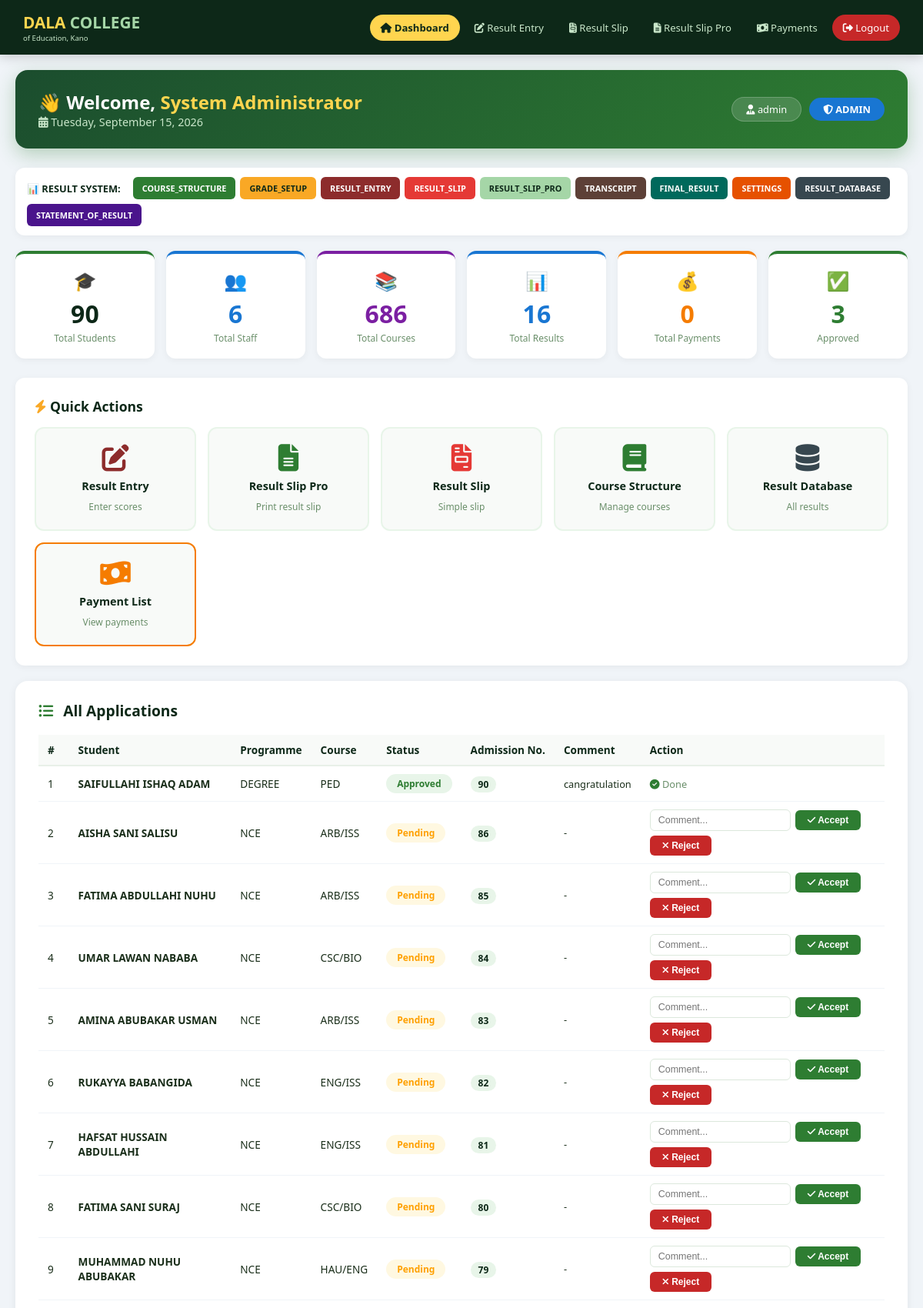
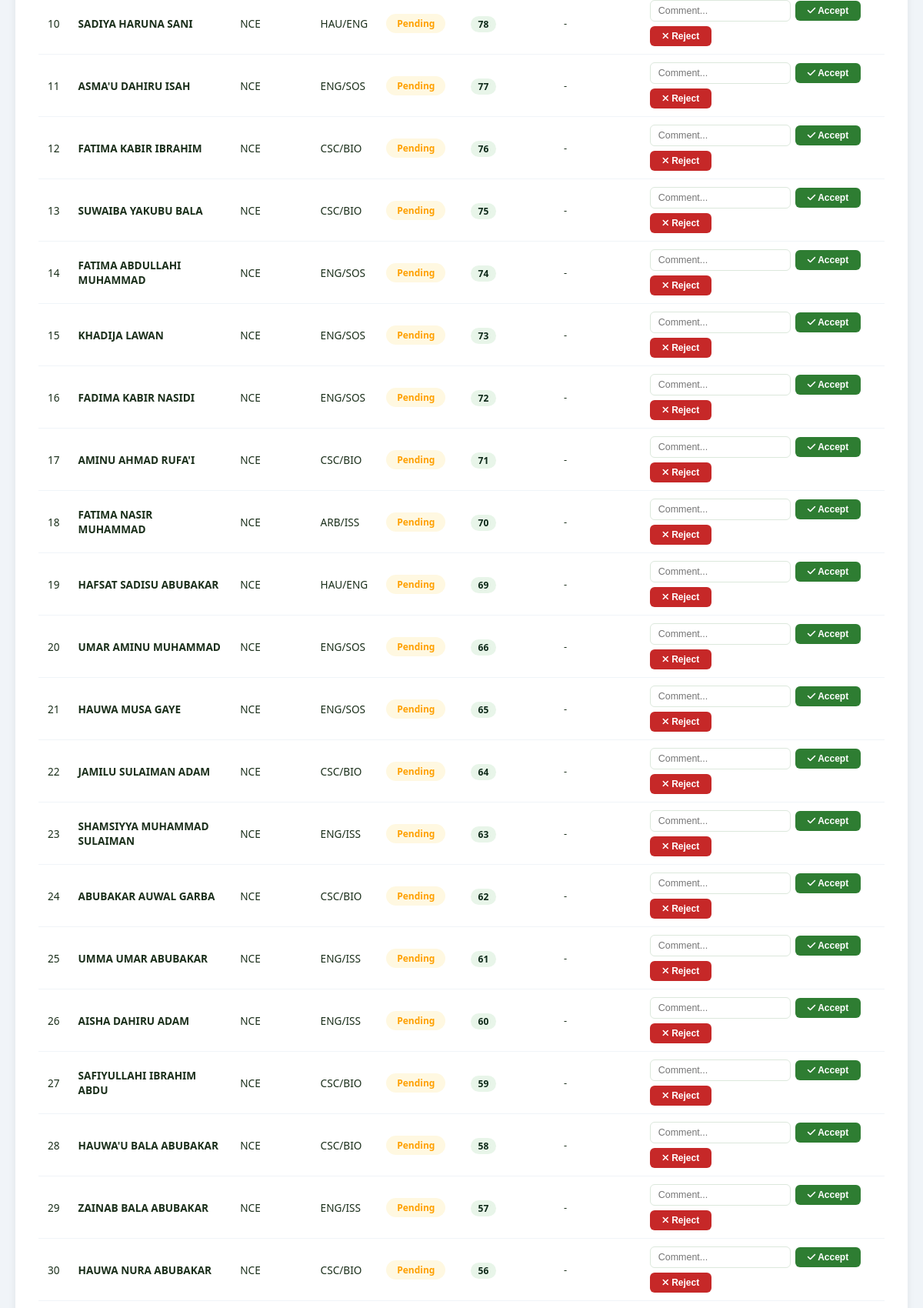
The page /staff_dashboard.php (signed in, upper part) on the database its author committed (2 pictures, top to bottom).
### tables this page shows
CREATE TABLE `staff` (
  `id` int(11) NOT NULL,
  `username` varchar(50) NOT NULL,
  `password` varchar(255) NOT NULL,
  `fullname` varchar(100) NOT NULL,
  `email` varchar(100) DEFAULT NULL,
  `staff_id` varchar(50) DEFAULT NULL,
  `phone` varchar(20) DEFAULT NULL,
  `department` varchar(100) DEFAULT NULL,
  `position` varchar(100) DEFAULT NULL,
  `role` varchar(50) NOT NULL,
  `branch_code` varchar(20) DEFAULT NULL,
  `can_accept` varchar(10) DEFAULT 'no',
  `qualification` varchar(200) DEFAULT NULL,
  `gender` enum('Male','Female','Other') DEFAULT NULL,
  `date_joined` date DEFAULT NULL,
  `photo` varchar(255) DEFAULT NULL,
  `status` enum('active','inactive','on_leave') DEFAULT 'active',
  `created_at` timestamp NOT NULL DEFAULT current_timestamp()
);

CREATE TABLE `applications` (
  `id` int(11) NOT NULL,
  `student_id` int(11) DEFAULT NULL,
  `fullname` varchar(200) NOT NULL,
  `email` varchar(100) DEFAULT NULL,
  `phone` varchar(20) DEFAULT NULL,
  `course_applied` varchar(100) DEFAULT NULL,
  `programme` varchar(50) DEFAULT NULL,
  `branch_code` varchar(20) DEFAULT NULL,
  `status` enum('pending','approved','rejected') DEFAULT 'pending',
  `notes` text DEFAULT NULL,
  `reviewed_by` varchar(100) DEFAULT NULL,
  `reviewed_at` timestamp NULL DEFAULT NULL,
  `created_at` timestamp NOT NULL DEFAULT current_timestamp(),
  `application_date` date DEFAULT NULL
);

### staff_dashboard.php (the view, shortened to what this page needs)
<?php
include 'connect.php';
$user_role = $_SESSION['role'] ?? '';
$staff_id = $_SESSION['user_id'];
$staff_name = $_SESSION['fullname'] ?? 'Staff';
$staff_query = "SELECT * FROM staff WHERE id = '$staff_id'";
$staff_result = mysqli_query($conn, $staff_query);
$staff = mysqli_fetch_assoc($staff_result);
$position = $staff['position'] ?? $staff['role'] ?? '';
$is_exam_officer = ($user_role == 'Exam Officer') || (strtolower($position) == 'exam officer');
$is_provost = ($user_role == 'Provost') || (strtolower($position) == 'provost');
$is_admin = ($user_role == 'admin');
$is_accountant = ($user_role == 'Accountant');
$is_admission_officer = ($user_role == 'Admission Officer');
$has_result_access = ($is_exam_officer || $is_provost || $is_admin);
$has_payment_access = ($is_admin || $is_provost || $is_accountant);
$can_accept = (
    ($staff['can_accept'] ?? '') == 'yes'
    || $is_provost
    || $is_admission_officer
    || $is_admin
);
$total_students = mysqli_fetch_assoc(mysqli_query($conn, "SELECT COUNT(*) as c FROM students"))['c'];
$total_staff = mysqli_fetch_assoc(mysqli_query($conn, "SELECT COUNT(*) as c FROM staff"))['c'];
$total_courses = mysqli_fetch_assoc(mysqli_query($conn, "SELECT COUNT(*) as c FROM courses"))['c'];
$total_results = mysqli_fetch_assoc(mysqli_query($conn, "SELECT COUNT(*) as c FROM results"))['c'];
$approved = mysqli_fetch_assoc(mysqli_query($conn, "SELECT COUNT(*) as c FROM applications WHERE status = 'approved'"))['c'];
$total_payments = 0;
$payment_check = mysqli_query($conn, "SHOW TABLES LIKE 'payments'");
if (mysqli_num_rows($payment_check) > 0) {
    $total_payments = mysqli_fetch_assoc(mysqli_query($conn, "SELECT COUNT(*) as c FROM payments"))['c'];
}
$applications = null;
if (!$has_result_access || $is_admin || $is_provost) {
    $applications = mysqli_query($conn, "SELECT * FROM applications ORDER BY id DESC");
}
$current_date = date('l, F j, Y');
?>
<!DOCTYPE html>
<html lang="en">
<head>
    <link rel="stylesheet" href="https://cdnjs.cloudflare.com/ajax/libs/font-awesome/6.4.0/css/all.min.css">
</head>
<body>
    <div class="topbar">
        <div>
            <span class="logo-title">DALA <span>COLLEGE</span></span>
            <span class="logo-sub">of Education, Kano</span>
        </div>
        <nav>
            <a href="staff_dashboard.php" class="active"><i class="fas fa-home"></i> Dashboard</a>
            <?php if ($is_admin): ?>
                <a href="admin_result_entry.php"><i class="fas fa-edit"></i> Result Entry</a>
                <a href="admin_result_slip.php"><i class="fas fa-file-invoice"></i> Result Slip</a>
                <a href="admin_result_slip_pro.php"><i class="fas fa-file-alt"></i> Result Slip Pro</a>
                <a href="admin_payments.php"><i class="fas fa-money-bill-wave"></i> Payments</a>
            <?php elseif ($is_exam_officer): ?>
                <a href="admin_result_entry.php"><i class="fas fa-edit"></i> Result Entry</a>
                <a href="admin_result_slip.php"><i class="fas fa-file-invoice"></i> Result Slip</a>
                <a href="admin_result_slip_pro.php"><i class="fas fa-file-alt"></i> Result Slip Pro</a>
            <?php elseif ($is_provost): ?>
                <a href="admin_result_slip.php"><i class="fas fa-file-invoice"></i> Result Slip</a>
                <a href="admin_result_slip_pro.php"><i class="fas fa-file-alt"></i> Result Slip Pro</a>
                <a href="admin_payments.php"><i class="fas fa-money-bill-wave"></i> Payments</a>
            <?php elseif ($is_accountant): ?>
                <a href="admin_payments.php"><i class="fas fa-money-bill-wave"></i> Payments</a>
            <?php else: ?>
                <a href="view_students.php"><i class="fas fa-users"></i> Students</a>
                <a href="manage_courses.php"><i class="fas fa-book"></i> Courses</a>
                <a href="view_results.php"><i class="fas fa-chart-bar"></i> Results</a>
            <?php endif; ?>
            <a href="logout.php" class="logout"><i class="fas fa-sign-out-alt"></i> Logout</a>
        </nav>
    </div>
    <div class="container">
        <div class="welcome-section">
            <div class="greeting">
                <h2>👋 Welcome, <span><?php echo htmlspecialchars($staff_name); ?></span></h2>
                <p><i class="fas fa-calendar-alt"></i> <?php echo $current_date; ?></p>
            </div>
            <div class="staff-badge">
                <span class="role-tag"><i class="fas fa-user-tie"></i> <?php echo htmlspecialchars($position); ?></span>
                <?php if ($is_exam_officer): ?>
                    <span class="exam-tag"><i class="fas fa-graduation-cap"></i> EXAM OFFICER</span>
                <?php elseif ($is_provost): ?>
                    <span class="exam-tag" style="background:#ffd54f;"><i class="fas fa-crown"></i> PROVOST</span>
                <?php elseif ($is_admin): ?>
                    <span class="exam-tag" style="background:#1976d2; color:white;"><i class="fas fa-shield-alt"></i> ADMIN</span>
                <?php elseif ($is_accountant): ?>
                    <span class="exam-tag" style="background:#f57c00; color:white;"><i class="fas fa-calculator"></i> ACCOUNTANT</span>
                <?php elseif ($can_accept): ?>
                    <span class="accept-tag yes"><i class="fas fa-check-circle"></i> Can Accept</span>
                <?php else: ?>
                    <span class="accept-tag no"><i class="fas fa-eye"></i> View Only</span>
                <?php endif; ?>
            </div>
        </div>
        <?php if ($has_result_access): ?>
        <div class="result-nav">
            <span class="label">📊 RESULT SYSTEM:</span>
            <?php if ($is_admin): ?>
                <a href="admin_course_structure.php" class="r-course">COURSE_STRUCTURE</a>
                <a href="admin_grade_setup.php" class="r-grade">GRADE_SETUP</a>
                <a href="admin_result_entry.php" class="r-entry">RESULT_ENTRY</a>
                <a href="admin_result_slip.php" class="r-slip">RESULT_SLIP</a>
                <a href="admin_result_slip_pro.php" class="r-slip-pro">RESULT_SLIP_PRO</a>
                <a href="admin_transcript.php" class="r-transcript">TRANSCRIPT</a>
                <a href="admin_final_result.php" class="r-final">FINAL_RESULT</a>
                <a href="admin_settings.php" class="r-settings">SETTINGS</a>
                <a href="admin_result_database.php" class="r-database">RESULT_DATABASE</a>
                <a href="admin_statement_of_result.php" class="r-statement">STATEMENT_OF_RESULT</a>
            <?php elseif ($is_exam_officer): ?>
                <a href="admin_result_entry.php" class="r-entry">RESULT_ENTRY</a>
                <a href="admin_result_slip.php" class="r-slip">RESULT_SLIP</a>
                <a href="admin_result_slip_pro.php" class="r-slip-pro">RESULT_SLIP_PRO</a>
            <?php elseif ($is_provost): ?>
                <a href="admin_result_slip.php" class="r-slip">RESULT_SLIP</a>
                <a href="admin_result_slip_pro.php" class="r-slip-pro">RESULT_SLIP_PRO</a>
            <?php endif; ?>
        </div>
        <div class="stats-grid">
            <a href="view_students.php" class="stat-card">
                <span class="icon">🎓</span>
                <div class="number"><?php echo $total_students; ?></div>
                <div class="label">Total Students</div>
            </a>
            <a href="view_staff.php" class="stat-card blue">
                <span class="icon">👥</span>
                <div class="number"><?php echo $total_staff; ?></div>
                <div class="label">Total Staff</div>
            </a>
            <a href="admin_course_structure.php" class="stat-card purple">
                <span class="icon">📚</span>
                <div class="number"><?php echo $total_courses; ?></div>
                <div class="label">Total Courses</div>
            </a>
            <a href="admin_result_database.php" class="stat-card blue">
                <span class="icon">📊</span>
                <div class="number"><?php echo $total_results; ?></div>
                <div class="label">Total Results</div>
            </a>
            <?php if ($has_payment_access): ?>
            <a href="admin_payments.php" class="stat-card orange">
                <span class="icon">💰</span>
                <div class="number"><?php echo $total_payments; ?></div>
                <div class="label">Total Payments</div>
            </a>
            <?php endif; ?>
            <a href="view_applications.php" class="stat-card approved">
                <span class="icon">✅</span>
                <div class="number"><?php echo $approved; ?></div>
                <div class="label">Approved</div>
            </a>
        </div>
        <div class="card">
            <h3><i class="fas fa-bolt" style="color:#f9a825;"></i> Quick Actions</h3>
            <div class="quick-grid">
                <?php if ($is_admin): ?>
                    <a href="admin_result_entry.php" class="quick-card entry">
                        <i class="fas fa-edit"></i>
                        <strong>Result Entry</strong>
                        <small>Enter scores</small>
                    </a>
                    <a href="admin_result_slip_pro.php" class="quick-card slip-pro">
                        <i class="fas fa-file-alt"></i>
                        <strong>Result Slip Pro</strong>
                        <small>Print result slip</small>
                    </a>
                    <a href="admin_result_slip.php" class="quick-card slip">
                        <i class="fas fa-file-invoice"></i>
                        <strong>Result Slip</strong>
                        <small>Simple slip</small>
                    </a>
                    <a href="admin_course_structure.php" class="quick-card courses">
                        <i class="fas fa-book"></i>
                        <strong>Course Structure</strong>
                        <small>Manage courses</small>
                    </a>
                    <a href="admin_result_database.php" class="quick-card database">
                        <i class="fas fa-database"></i>
                        <strong>Result Database</strong>
                        <small>All results</small>
                    </a>
                <?php endif; ?>
                <?php if ($has_payment_access): ?>
                    <a href="admin_payments.php" class="quick-card payments" style="border-color:#f57c00;">
                        <i class="fas fa-money-bill-wave"></i>
                        <strong>Payment List</strong>
                        <small>View payments</small>
                    </a>
                <?php endif; ?>
            </div>
        </div>
        <?php if (($is_admin || $is_provost) && $applications && mysqli_num_rows($applications) > 0): ?>
        <div class="table-section">
            <div class="table-header">
                <h3><i class="fas fa-list-ul"></i> All Applications</h3>
            </div>
            <table>
                <thead>
                    <tr>
                        <th>#</th>
                        <th>Student</th>
                        <th>Programme</th>
                        <th>Course</th>
                        <th>Status</th>
                        <th>Admission No.</th>
                        <th>Comment</th>
                        <th>Action</th>
                    </tr>
                </thead>
                <tbody>
                    <?php $i = 1; while ($row = mysqli_fetch_assoc($applications)):
                        $status_class = $row['status'] == 'approved' ? 'approved' : ($row['status'] == 'pending' ? 'pending' : 'rejected');
                    ?>
                    <tr>
                        <td><?php echo $i++; ?></td>
                        <td><strong><?php echo htmlspecialchars($row['fullname']); ?></strong></td>
                        <td><?php echo htmlspecialchars($row['programme']); ?></td>
                        <td><?php echo htmlspecialchars($row['course_applied']); ?></td>
                        <td><span class="status-badge <?php echo $status_class; ?>"><?php echo ucfirst($row['status']); ?></span></td>
                        <td>
                            <?php if (!empty($row['reg_no']) || !empty($row['student_id'])): ?>
                                <span class="admission-no"><?php echo $row['reg_no'] ?? $row['student_id']; ?></span>
                            <?php else: ?>
                                <span style="color:#aaa;">—</span>
                            <?php endif; ?>
                        </td>
                        <td style="max-width:120px; font-size:0.8rem;"><?php echo htmlspecialchars($row['notes'] ?? '-'); ?></td>
                        <td>
                            <?php if ($row['status'] == 'pending'): ?>
                            <form method="POST" class="action-form">
                                <input type="text" name="comment" placeholder="Comment..." required>
                                <button type="submit" name="action" value="approved" class="btn-accept"><i class="fas fa-check"></i> Accept</button>
                                <button type="submit" name="action" value="rejected" class="btn-reject"><i class="fas fa-times"></i> Reject</button>
                            </form>
                            <?php else: ?>
                            <span style="color:#6a8f6a; font-size:0.8rem;"><i class="fas fa-check-circle" style="color:#2e7d32;"></i> Done</span>
                            <?php endif; ?>
                        </td>
                    </tr>
                    <?php endwhile; ?>
                </tbody>
            </table>
        </div>
        <?php endif; ?>
        <?php endif; ?>
    </div>
</body>
</html>

### rows shown on the page
staff: role "admin"
applications: fullname "SAIFULLAHI ISHAQ ADAM", programme "DEGREE", course_applied "PED", status "Approved", student "90", notes "cangratulation", shows "Done"
applications: fullname "AISHA SANI SALISU", programme "NCE", course_applied "ARB/ISS", status "Pending", student "86", notes "-"
applications: fullname "FATIMA ABDULLAHI NUHU", programme "NCE", course_applied "ARB/ISS", status "Pending", student "85", notes "-"
applications: fullname "UMAR LAWAN NABABA", programme "NCE", course_applied "CSC/BIO", status "Pending", student "84", notes "-"
applications: fullname "AMINA ABUBAKAR USMAN", programme "NCE", course_applied "ARB/ISS", status "Pending", student "83", notes "-"
applications: fullname "RUKAYYA BABANGIDA", programme "NCE", course_applied "ENG/ISS", status "Pending", student "82", notes "-"
applications: fullname "HAFSAT HUSSAIN ABDULLAHI", programme "NCE", course_applied "ENG/ISS", status "Pending", student "81", notes "-"
applications: fullname "FATIMA SANI SURAJ", programme "NCE", course_applied "CSC/BIO", status "Pending", student "80", notes "-"
applications: fullname "MUHAMMAD NUHU ABUBAKAR", programme "NCE", course_applied "HAU/ENG", status "Pending", student "79", notes "-"
applications: fullname "SADIYA HARUNA SANI", programme "NCE", course_applied "HAU/ENG", status "Pending", student "78", notes "-"
applications: fullname "ASMA'U DAHIRU ISAH", programme "NCE", course_applied "ENG/SOS", status "Pending", student "77", notes "-"
applications: fullname "FATIMA KABIR IBRAHIM", programme "NCE", course_applied "CSC/BIO", status "Pending", student "76", notes "-"
applications: fullname "SUWAIBA YAKUBU BALA", programme "NCE", course_applied "CSC/BIO", status "Pending", student "75", notes "-"
applications: fullname "FATIMA ABDULLAHI MUHAMMAD", programme "NCE", course_applied "ENG/SOS", status "Pending", student "74", notes "-"
applications: fullname "KHADIJA LAWAN", programme "NCE", course_applied "ENG/SOS", status "Pending", student "73", notes "-"
applications: fullname "FADIMA KABIR NASIDI", programme "NCE", course_applied "ENG/SOS", status "Pending", student "72", notes "-"
applications: fullname "AMINU AHMAD RUFA'I", programme "NCE", course_applied "CSC/BIO", status "Pending", student "71", notes "-"
applications: fullname "FATIMA NASIR MUHAMMAD", programme "NCE", course_applied "ARB/ISS", status "Pending", student "70", notes "-"
applications: fullname "HAFSAT SADISU ABUBAKAR", programme "NCE", course_applied "HAU/ENG", status "Pending", student "69", notes "-"
applications: fullname "UMAR AMINU MUHAMMAD", programme "NCE", course_applied "ENG/SOS", status "Pending", student "66", notes "-"
applications: fullname "HAUWA MUSA GAYE", programme "NCE", course_applied "ENG/SOS", status "Pending", student "65", notes "-"
applications: fullname "JAMILU SULAIMAN ADAM", programme "NCE", course_applied "CSC/BIO", status "Pending", student "64", notes "-"
applications: fullname "SHAMSIYYA MUHAMMAD SULAIMAN", programme "NCE", course_applied "ENG/ISS", status "Pending", student "63", notes "-"
applications: fullname "ABUBAKAR AUWAL GARBA", programme "NCE", course_applied "CSC/BIO", status "Pending", student "62", notes "-"
applications: fullname "UMMA UMAR ABUBAKAR", programme "NCE", course_applied "ENG/ISS", status "Pending", student "61", notes "-"
applications: fullname "AISHA DAHIRU ADAM", programme "NCE", course_applied "ENG/ISS", status "Pending", student "60", notes "-"
applications: fullname "SAFIYULLAHI IBRAHIM ABDU", programme "NCE", course_applied "CSC/BIO", status "Pending", student "59", notes "-"
applications: fullname "HAUWA'U BALA ABUBAKAR", programme "NCE", course_applied "CSC/BIO", status "Pending", student "58", notes "-"
applications: fullname "ZAINAB BALA ABUBAKAR", programme "NCE", course_applied "ENG/ISS", status "Pending", student "57", notes "-"
applications: fullname "HAUWA NURA ABUBAKAR", programme "NCE", course_applied "CSC/BIO", status "Pending", student "56", notes "-"

### other values the page prints
$staff_name "System Administrator"
$total_students "90"
$total_staff "6"
$total_courses "686"
$total_results "16"
$total_payments "0"
$approved "3"
